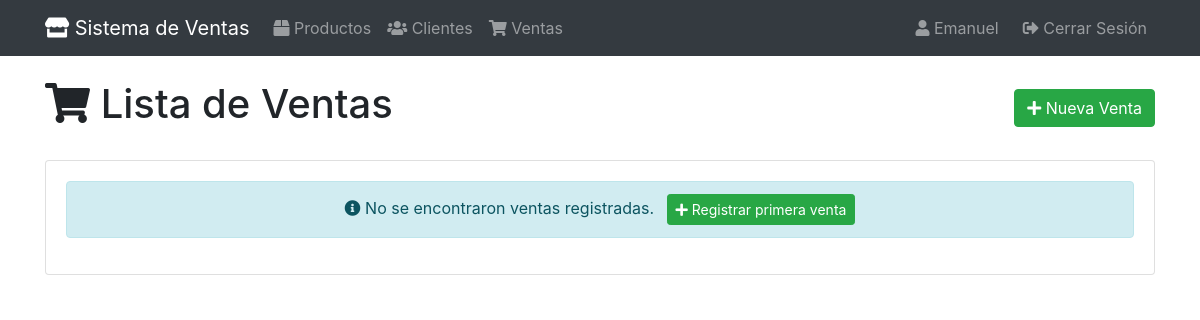
The page /ventas/ (signed in) on the database as committed earlier.
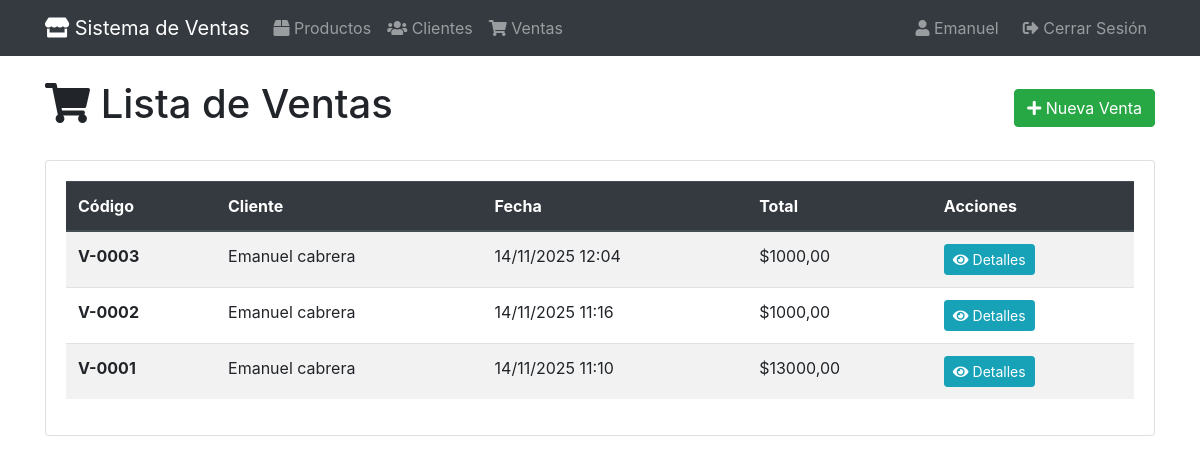
The same page on the database as committed later.
### apps/ventas/models.py (models this page shows, shortened)
class Venta(models.Model):
    codigo_venta = models.CharField(
        max_length=20,
        unique= True,
        verbose_name="Codigo de venta"
    )
    cliente = models.ForeignKey(
        Cliente,
        on_delete=models.PROTECT,
        verbose_name="Cliente"
    )
    fecha = models.DateTimeField(
        auto_now=True,
        verbose_name="Fecha de venta"
    )
    total = models.DecimalField(
        max_digits=10,
        decimal_places = 2,
        default = 0,
        validators=[MinValueValidator(0)],
        verbose_name="Total de la venta"
    )
    class Meta:
        verbose_name ="Venta"
        verbose_name_plural = "Ventas"
        ordering = ["-fecha"]

### apps/clientes/models.py (models this page shows, shortened)
class Cliente(models.Model):
    nombre = models.CharField(max_length=100, verbose_name="nombre")
    apellido = models.CharField(max_length=100, verbose_name="apellido")
    numero_documento = models.CharField(
        max_length=20,
        unique=True,
        verbose_name="nuemro de dni",
        validators= [
            RegexValidator(
                regex='^\d{7,8}$',
                message="El numero de documento solo deben ser numeros"
            )
        ]
    )
    email = models.EmailField(verbose_name= "Correo Electronico", blank=True)
    telefono = models.CharField(
        max_length=15,
        verbose_name="Telefono",
        validators=[
            RegexValidator(
                regex='^[0-9+()-]+$',
                message="El telefono solo puede contener numeros y los siguientes caracteres: +, -, ( ,"
            )
        ]
    )
    direccion = models.TextField(verbose_name="Direccion", blank=True)
    activo = models.BooleanField(default=True, verbose_name="activo")
    creado = models.DateTimeField(auto_now_add=True, verbose_name="creado")
    actualizado = models.DateTimeField(auto_now=True)
    class Meta:
        verbose_name = "Cliente"
        verbose_name_plural = "Clientes"
        ordering = ["apellido", "nombre"]
        indexes = [
            models.Index(fields=["apellido","nombre"]),
            models.Index(fields=["numero_documento"]),
        ]
    @property
    def nombre_completo(self):
        return f"{self.nombre} {self.apellido}"

### apps/ventas/views.py (the view)
# urls.py: path('', views.VentaListView.as_view(), name='lista'),
class VentaListView(VentasGroupRequiredMixin, ListView):
    model = Venta
    form_class = VentaForm
    template_name = "ventas/venta_list.html"
    context_object_name = "ventas"
    paginate_by = 10

### apps/core/mixins.py (called while the page is built)
    def test_func(self):
        if self.group_required is None:
            return True
        if not self.request.user.is_authenticated:
            return False
        if self.request.user.is_superuser or self.request.user.groups.filter(name='administradores').exists():
            return True
        return self.request.user.groups.filter(name=self.group_required).exists()

### apps/ventas/templates/ventas/venta_list.html (shortened to what this page needs)
{% extends 'base.html' %}
{% block content %}
<div class="d-flex justify-content-between align-items-center mb-4">
    <h1><i class="fas fa-shopping-cart"></i> Lista de Ventas</h1>
    <a href="{% url 'ventas:crear' %}" class="btn btn-success">
        <i class="fas fa-plus"></i> Nueva Venta
    </a>
</div>
<div class="card">
    <div class="card-body">
        {% if ventas %}
            <div class="table-responsive">
                <table class="table table-striped table-hover">
                    <thead class="thead-dark">
                        <tr>
                            <th>Código</th>
                            <th>Cliente</th>
                            <th>Fecha</th>
                            <th>Total</th>
                            <th>Acciones</th>
                        </tr>
                    </thead>
                    <tbody>
                        {% for venta in ventas %}
                        <tr>
                            <td><strong>{{ venta.codigo_venta }}</strong></td>
                            <td>{{ venta.cliente.nombre_completo }}</td>
                            <td>{{ venta.fecha|date:"d/m/Y H:i" }}</td>
                            <td>${{ venta.total }}</td>
                            <td>
                                <a href="{% url 'ventas:detalle' venta.pk %}" class="btn btn-sm btn-info" title="Ver Detalles">
                                    <i class="fas fa-eye"></i> Detalles
                                </a>
                            </td>
                        </tr>
                        {% endfor %}
                    </tbody>
                </table>
            </div>
        {% else %}
            <div class="alert alert-info text-center">
                <i class="fas fa-info-circle"></i> No se encontraron ventas registradas.
                <a href="{% url 'ventas:crear' %}" class="btn btn-success btn-sm ml-2">
                    <i class="fas fa-plus"></i> Registrar primera venta
                </a>
            </div>
        {% endif %}
    </div>
</div>
{% endblock %}

### templates/base.html (shortened to what this page needs)
<!DOCTYPE html>
<html lang="es">
<head>
    <link href="https://cdn.jsdelivr.net/npm/bootstrap@4.6.0/dist/css/bootstrap.min.css" rel="stylesheet">
    <link href="https://cdnjs.cloudflare.com/ajax/libs/font-awesome/5.15.4/css/all.min.css" rel="stylesheet">
</head>
<body>
    <nav class="navbar navbar-expand-lg navbar-dark bg-dark">
        <div class="container">
            <a class="navbar-brand" href="/">
                <i class="fas fa-store"></i> Sistema de Ventas
            </a>
            <div class="collapse navbar-collapse">
                <ul class="navbar-nav mr-auto">
                    <li class="nav-item">
                        <a class="nav-link" href="{% url 'productos:lista' %}">
                            <i class="fas fa-box"></i> Productos
                        </a>
                    </li>
                    <li class="nav-item">
                        <a class="nav-link" href="{% url 'clientes:lista' %}">
                             <i class="fas fa-users"></i> Clientes
                        </a>
                    </li>
                    <li class="nav-item">
                        <a class="nav-link" href="{% url 'ventas:lista' %}">
                             <i class="fas fa-shopping-cart"></i> Ventas
                        </a>
                    </li>
                </ul>
                <ul class="navbar-nav">
                    {% if user.is_authenticated %}
                        <li class="nav-item">
                            <span class="navbar-text mr-3">
                                <i class="fas fa-user"></i> {{ user.username }}
                            </span>
                        </li>
                        <li class="nav-item">
                            <a class="nav-link" href="{% url 'account_logout' %}">
                                <i class="fas fa-sign-out-alt"></i> Cerrar Sesión
                            </a>
                        </li>
                    {% else %}
                        <li class="nav-item">
                            <a class="nav-link" href="{% url 'account_login' %}">
                                <i class="fas fa-sign-in-alt"></i> Iniciar Sesión
                            </a>
                        </li>
                    {% endif %}
                </ul>
            </div>
        </div>
    </nav>
    <main class="container my-4">
        {% block content %}{% endblock %}
    </main>
</body>
</html>

Rows that differ between the two databases and show on the page:
added Venta: codigo_venta "V-0003", cliente.nombre_completo "Emanuel cabrera", fecha "14/11/2025 12:04", total "1000,00"
added Venta: codigo_venta "V-0002", cliente.nombre_completo "Emanuel cabrera", fecha "14/11/2025 11:16", total "1000,00"
added Venta: codigo_venta "V-0001", cliente.nombre_completo "Emanuel cabrera", fecha "14/11/2025 11:10", total "13000,00"
Other text that changed with them:
text no longer shown: "No se encontraron ventas registradas. Registrar primera venta"
text now shown: "Código Cliente Fecha Total Acciones"
